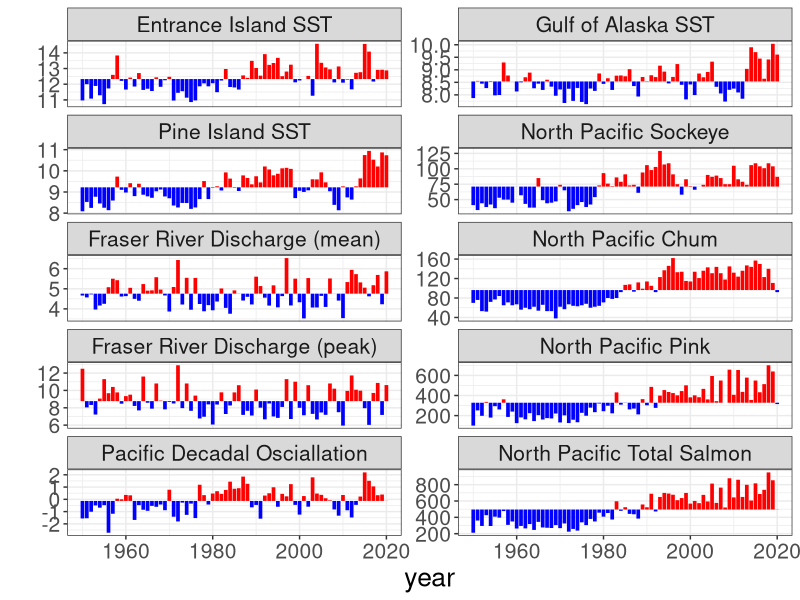
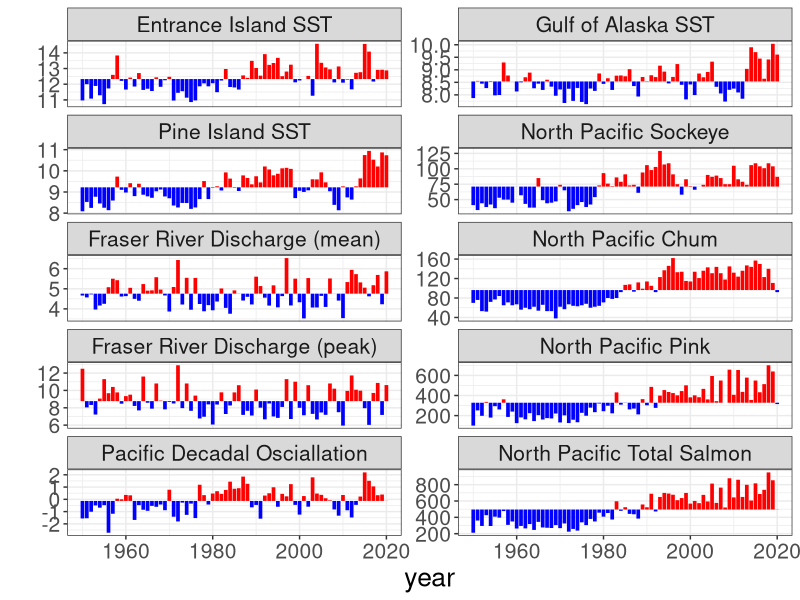
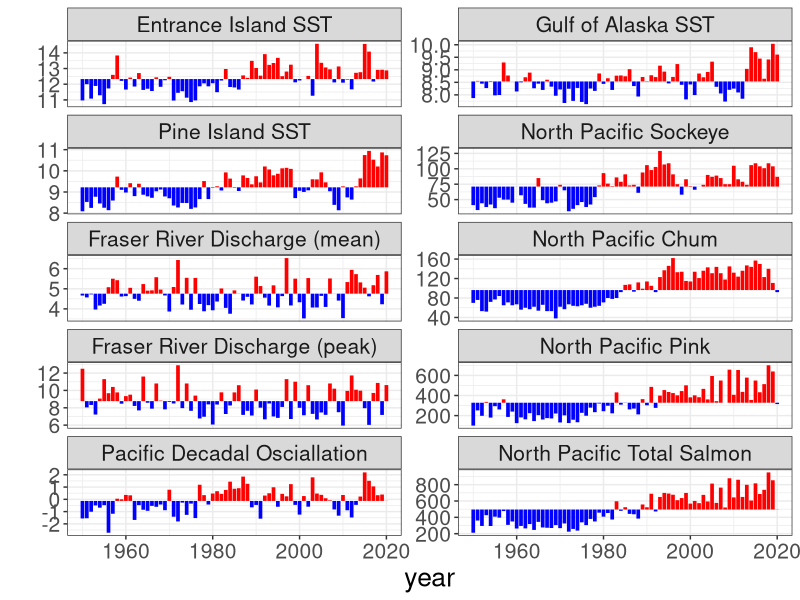

Generate these figures, in order, with R:
# This code is used to plot env conditions
# last update 2022.12.21. Questions contact Yi Xu by email: yi.xu2@dfo-mpo.gc.ca
# 
# rm(list=ls())
library(tidyverse)
library(ggplot2)

env_data <- read_csv(here::here("data","Environmental_Data_Plot.csv"),show_col_types = FALSE) %>%
            mutate(year = yr + 2) %>%
            select(-GOA.SST.Win, -GOA.SST.Sum, -yr) %>%
            pivot_longer(!year) %>%
            group_by(name) %>%
            mutate(mean_env = mean(value),
                   diff = value - mean_env >0)%>%
            mutate(name=factor(name,levels=c("eisst","GOA.SST.Ann",
                                             "pisst","Sockeye",
                                             "frdmn","Chum",
                                             "peak","Pink",
                                             "pdo","Salmon_Total")))
ylabel <- c("eisst"="Entrance Island SST","GOA.SST.Ann"="Gulf of Alaska SST",
            "pisst"="Pine Island SST","Sockeye"="North Pacific Sockeye",
            "frdmn"="Fraser River Discharge (mean)","Chum"="North Pacific Chum",
            "peak"="Fraser River Discharge (peak)","Pink"="North Pacific Pink",
            "pdo"="Pacific Decadal Osciallation","Salmon_Total"="North Pacific Total Salmon"
            )

ggplot(env_data, aes(x = year, y = mean_env, col = diff)) +
  geom_segment(aes(xend = year, yend = value),size = 1.25) +
  scale_color_manual(values = c("blue","red"), guide = "none") +
  facet_wrap(~name, scales = "free_y",ncol = 2,labeller = as_labeller(ylabel)) +
  ylab("")+
  theme_bw()+
  theme(text = element_text(size = 19))    

ggsave(here::here("plot","plot_env.png"), height = 10, width = 8)
ggsave(here::here("plot","plot2.pdf"), height = 10, width = 8)